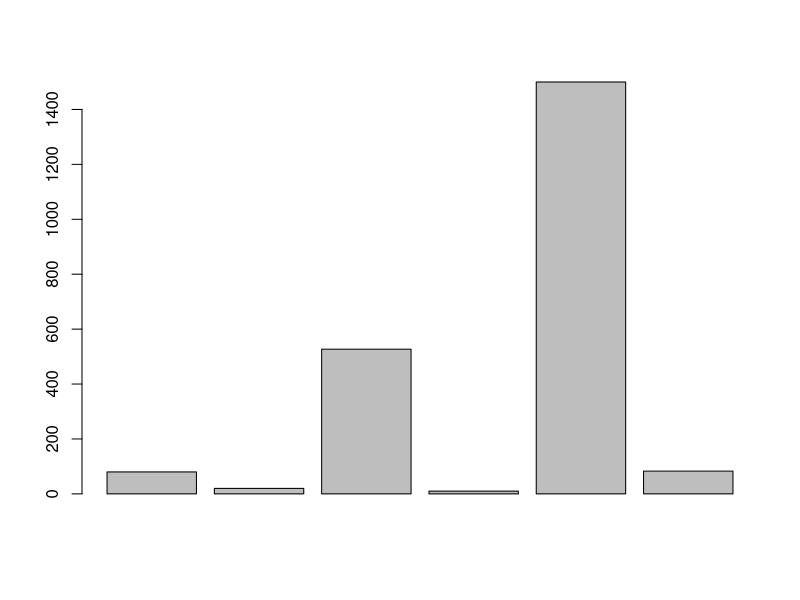
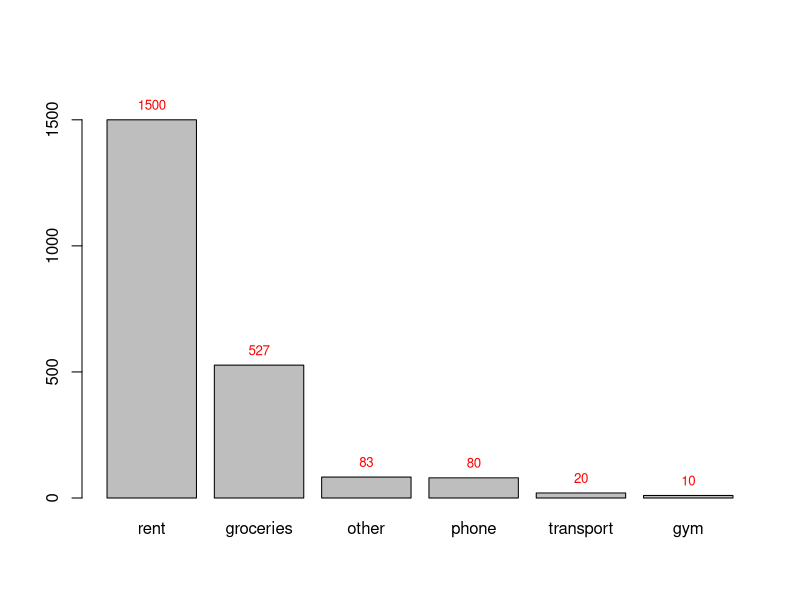

Write the R code that produced these figures, in order.
## ---- chunk 1
knitr::opts_chunk$set(echo = TRUE)
## ---- chunk 2
phone <- 80
transportation <- 20
groceries <- 527
gym <- 10
rent <- 1500
other <- 83
## ---- chunk 3
total <- phone + transportation + groceries + gym + rent + other
total
## ---- chunk 4
total * 5
## ---- chunk 5
total * 10
## ---- chunk 6
expense <- c(phone, transportation, groceries, gym, rent, other)
barplot(expense)
## ---- chunk 7
expense <- sort(expense, decreasing = TRUE)

## Find a range of y's that'll leave sufficient space above the tallest bar
ylim <- c(0, 1.1*max(expense))
## Plot, and store x-coordinates of bars in xx
expense_plot <- barplot(expense, ylim = ylim, names.arg = c("rent", "groceries",                            "other", "phone", "transport", "gym"))
## Add text at top of bars
text(x = expense_plot, y = expense, label = expense, pos = 3, cex = 0.8, col = "red")
## ---- chunk 8
a <- 3
b <- 4
c <- sqrt(a ^ 2 + b ^ 2)
c
## ---- chunk 9
n <- 5
k <- 2
p <- 1/2
## ---- chunk 10
n_choose_k <- factorial(n)/(factorial(k) * factorial(n - k))
## ---- chunk 11
n_choose_k * (p ^ k) * (1 - p) ^ (n - k)
## ---- chunk 12
choose(n, k) * (p ^ k) * (1 - p) ^ (n - k) 
## ---- chunk 13
n2 <- 10
k2 <- 3
p2 <- 1/6
choose(n2, k2) * (p2 ^ k2) * (1 - p2) ^ (n2 - k2) 
## ---- chunk 14
??binomial
## ---- chunk 15
dbinom(k, n, p)
dbinom(k2, n2, p2)
## ---- chunk 16
dbinom(k, n, p = 0.35)
## ---- chunk 17
dbinom(4, 5, 0.35) + dbinom(5, 5, 0.35)
## ---- chunk 18
install.packages(c("stringr", "RColorBrewer", "XML"), repos = "http://cran.us.r-project.org")
## ---- chunk 19
x <- 2
3 * 2 ^ 2 + 4 * x + 8
## ---- chunk 20
x <- -3:3
3 * 2 ^ 2 + 4 * x + 8
